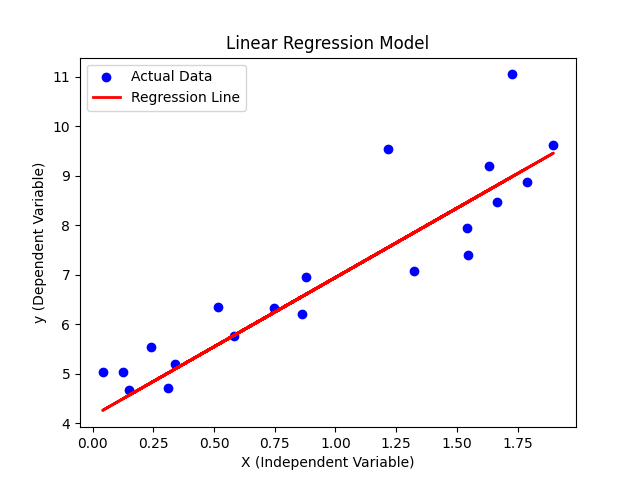

The Python source for this figure:
import numpy as np
import matplotlib.pyplot as plt
from sklearn.model_selection import train_test_split
from sklearn.linear_model import LinearRegression
from sklearn.metrics import mean_squared_error, r2_score

# Generating synthetic dataset
np.random.seed(42)
X = 2 * np.random.rand(100, 1)
y = 4 + 3 * X + np.random.randn(100, 1)  # Linear relation with some noise

# Splitting dataset into training and testing sets
X_train, X_test, y_train, y_test = train_test_split(X, y, test_size=0.2, random_state=42)

# Initializing and training the model
model = LinearRegression()
model.fit(X_train, y_train)

# Making predictions
y_pred = model.predict(X_test)

# Evaluating the model
mse = mean_squared_error(y_test, y_pred)
r2 = r2_score(y_test, y_pred)

# Printing results
print(f"Mean Squared Error: {mse:.4f}")
print(f"R² Score: {r2:.4f}")
print(f"Model Coefficients: {model.coef_[0][0]:.2f}")
print(f"Model Intercept: {model.intercept_[0]:.2f}")

# Plotting results
plt.scatter(X_test, y_test, color="blue", label="Actual Data")
plt.plot(X_test, y_pred, color="red", linewidth=2, label="Regression Line")
plt.xlabel("X (Independent Variable)")
plt.ylabel("y (Dependent Variable)")
plt.legend()
plt.title("Linear Regression Model")
plt.show()
